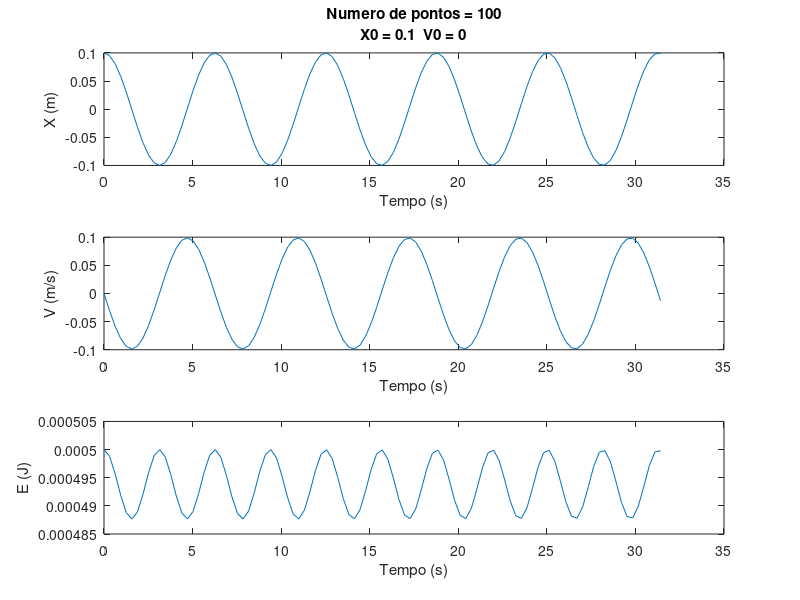
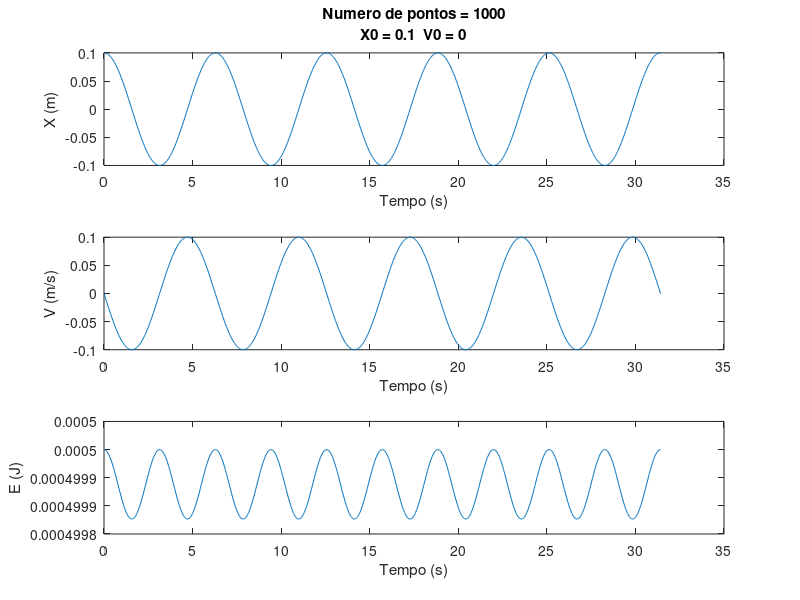
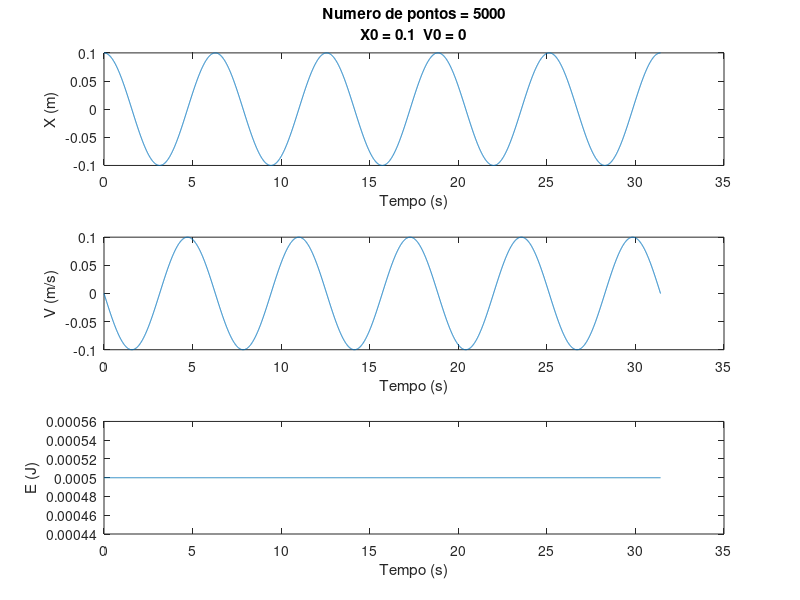
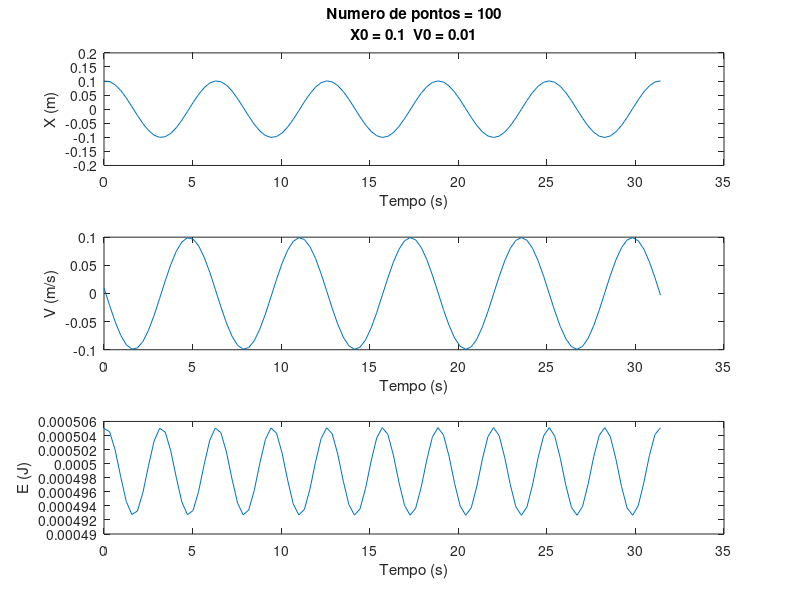

Recreate these plots in MATLAB, in order.
% LN08_M05_P26_G15

% Nuno Morgadinho n 26211
% Joao Plancha    n 30875

%alinea a)
%
%dv/dt=-(k/m)*x
%dx/dt=v
%
%X(k+1) = X(k)+V(k)*(T(k+1)-T(k));
%X(k+1) = X(k)+0.5*(V(k)+V(k+1))*(T(k+1)-T(k));
%
%V(k+1) = V(k)-(kapa/massa)*X(k)*(T(k+1)-T(k));
%V(k+1) = V(k)-(kapa/massa)*0.5*(X(k+1)+X(k))*(T(k+1)-T(k));  
%
%fim alinea a)

function p05
clc
clear all
close all

kapa = 0.1;             % constante elastica
massa = 0.1;            % massa
n=[100,1000,5000];      % alinea c) numero de pontos por oscilacao
Tmax = 2*pi*sqrt(massa/kapa);
x0=[0.1,0.1,0.2];
v0=[0,0.01,0];
[T,X,V] = oscilador(kapa,massa,n,Tmax,x0,v0)
end

%alinea b)
function [T,X,V] = oscilador(kapa,massa,n,Tmax,x0,v0)

%alinea d) calculo para cada par de condicoes iniciais
for m=1:3
    X=x0(m);
    V=v0(m);
    
%alinea c) calculo do vector tempo para 100, 1000 e 5000 pontos
for l=1:3

dt=5*Tmax/n(l);     %calculo do passo de tempo consoante o numero de pontos
T=0:dt:5*Tmax;      %vector tempo, com 5 oscilacoes completas


for k=1:n(l)

    %alinea a)
    X(k+1) = X(k)+V(k)*(T(k+1)-T(k));
    V(k+1) = V(k)-(kapa/massa)*X(k)*(T(k+1)-T(k));
   %trapezio
    X(k+1) = X(k)+0.5*(V(k)+V(k+1))*(T(k+1)-T(k));
    V(k+1) = V(k)-(kapa/massa)*0.5*(X(k+1)+X(k))*(T(k+1)-T(k));    
   
end




figure
subplot(3,1,1)
plot(T,X)
title({'';['Numero de pontos = ',num2str(n(l))];...
    ['X0 = ',num2str(x0(m)),'  V0 = ',num2str(v0(m))]})
xlabel('Tempo (s)')
ylabel('X (m)')


subplot(3,1,2)
plot(T,V)
%title({'';['Numero de pontos = ',num2str(n(l))];...
  %  ['X0 = ',num2str(x0(m)),'  V0 = ',num2str(v0(m))]})
xlabel('Tempo (s)')
ylabel('V (m/s)')


subplot(3,1,3)
plot(T,((0.5*massa*V.^2)+(0.5*kapa*X.^2))) %calculo da energia mecanica (cinetica + potencial)
%title({'';['Numero de pontos = ',num2str(n(l))];...
 %   ['X0 = ',num2str(x0(m)),'  V0 = ',num2str(v0(m))]})
xlabel('Tempo (s)')
ylabel('E (J)')



end
    
end

end